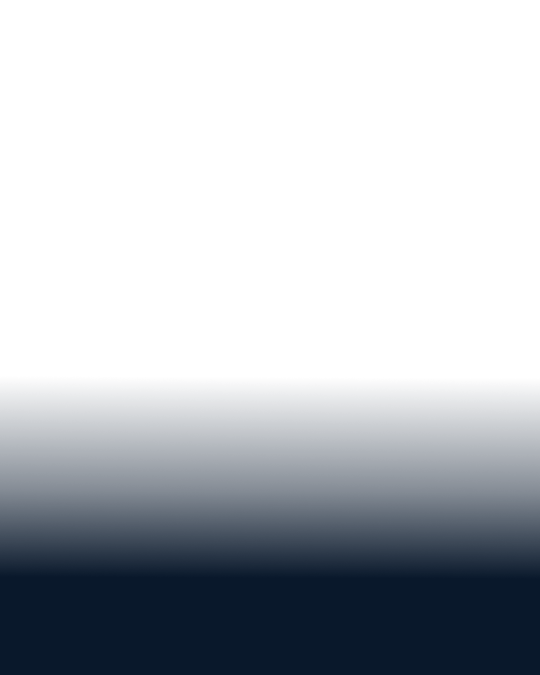
#> input picture assets/overlays/player_welcome_fade.png, 1080 x 1350 px (shown at 1/2 size); its folder holds only this picture in this run
$ python -i app.py   (imports and definitions only)
#> lines starting #> are read from the running program, lines starting #| are printed output that depends on the picture; after the words box and inside, x2 and y2 are one past the last pixel; in counts of white or black regions, pixels touching at a corner belong together
#> further down, picture is the input picture: PIL image 1080x1350 RGBA; mean R, G, B, A 4, 10.6, 19, 72
import io
import json
import os
import re
import sys
import traceback
import urllib.request
from datetime import datetime
from functools import lru_cache
import tkinter as tk
from tkinter import filedialog, messagebox, ttk
from urllib.parse import unquote, urlparse

from PIL import Image, ImageChops, ImageDraw, ImageFilter, ImageFont, ImageOps, ImageTk

from templates import (
    BEST_OF_OPTIONS,
    CANVAS_SIZE,
    GAME_TEMPLATES,
    POST_VERSIONS,
    PREVIEW_SIZE,
    get_games,
)


HOME_LOGO_FOLDER_BY_GAME = {
    "Counter Strike": "CS2",
    "Rainbow Six": "R6",
    "Rocket League": "RL",
    "Call of Duty": "COD",
}

MATCHDAY_ADDITIONAL_EXPORT_SIZE = (800, 320)
MATCHDAY_DC_PREVIEW_SIZE = (400, 160)
MAX_LINEUP_PLAYERS = 5
LINEUP_TEAM_LOGO_SCALE = 1.5
LINEUP_NAMES_TO_STANDINS_GAP = 30
LINEUP_PLAYER_BOTTOM_FADE_RATIO = 0.1
LINEUP_PLAYER_CARD_SCALE = 1.12


def resolve_asset(relative_path):
    return os.path.join(resource_base_dir(), relative_path)


# [10 lines left out: functions resource_base_dir, writable_base_dir, not called in this run]


def slugify(value):
    return value.lower().replace(" ", "_").replace("-", "_")


# [27 lines left out: functions get_font, fit_image_path, not called in this run]


def fit_image_pil(pil_image, box_size):
    return ImageOps.fit(pil_image.convert("RGBA"), box_size, method=Image.Resampling.LANCZOS)


def trim_transparent_bounds(pil_image, min_alpha=8):
#> called with min_alpha = 8
    src = pil_image.convert("RGBA")
    alpha = src.split()[3]
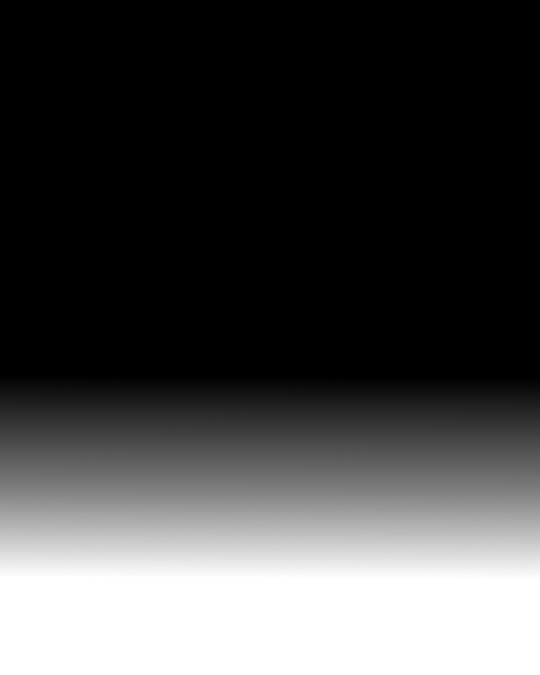
#> alpha: PIL image 1080x1350 L (shown at 1/2 size); min 0, max 255, mean 72
    alpha_mask = alpha.point(lambda a: 255 if a > min_alpha else 0)
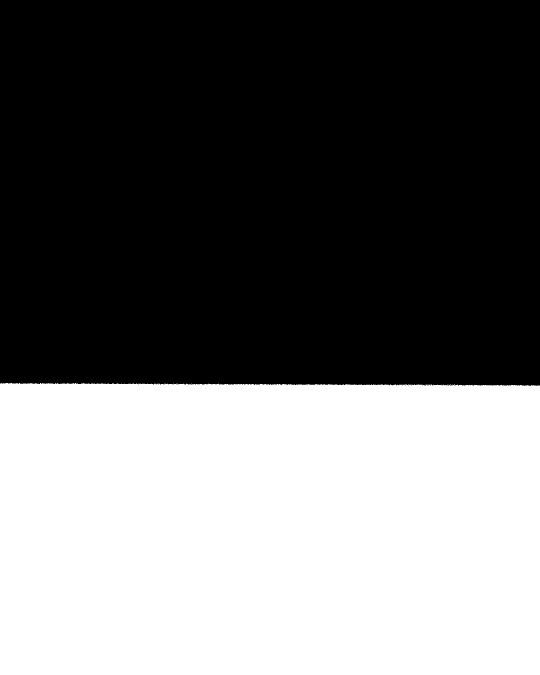
#> alpha_mask: PIL image 1080x1350 L (shown at 1/2 size); 43.1% white; 2 white regions (1 under 20 px), largest, box (x1, y1, x2, y2) and area: (0, 766, 1080, 1350) 627717
    bbox = alpha_mask.getbbox()
#> bbox = (0, 766, 1080, 1350)
    if bbox is None:
        return src
    return src.crop(bbox)
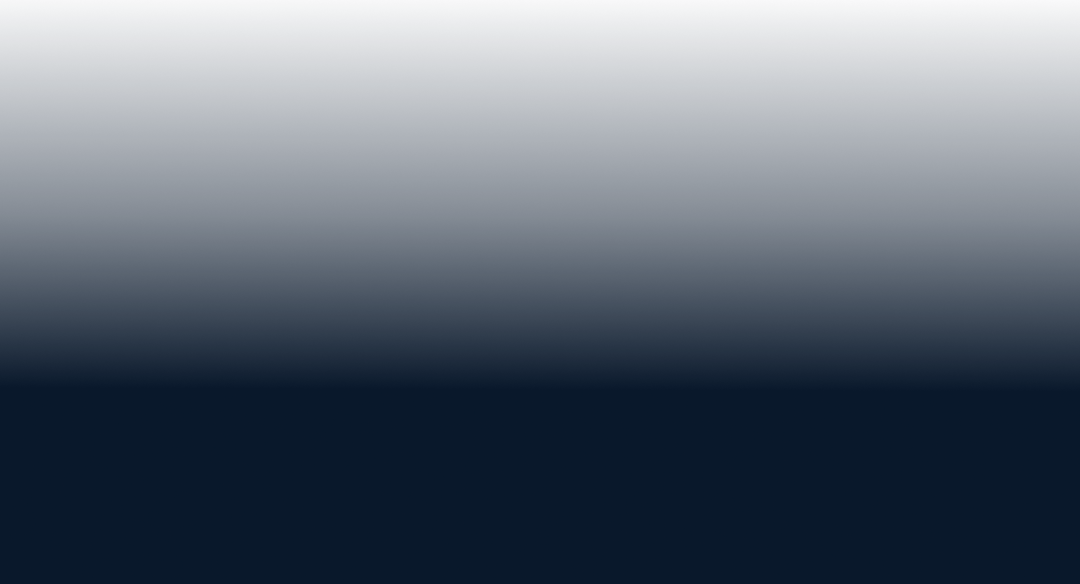
#> returned value: PIL image 1080x584 RGBA; mean R, G, B, A 9, 24, 43, 166.3; transparent parts drawn white


# [77 lines left out: functions fit_image_pil_contain, resize_max_dimension, resize_fit_box, parse_score, clean_filename_part, hex_to_rgb and 2 more, not called in this run]


def app_settings_path():
    return os.path.join(writable_base_dir(), "app_settings.json")


# [22 lines left out: functions load_app_settings, save_app_settings, not called in this run]


class PostingApp(tk.Tk):
    # [369 lines left out: functions __init__, configure_ttk_styles, default_post_state, save_current_post_state, load_post_state, _on_param_content_configure and 6 more, not called in this run]

    def selected_game_template(self):
        return GAME_TEMPLATES.get(self.game_var.get(), {})

    def home_logo_files_for_selected_game(self):
        return self.home_logo_files_by_game.get(self.game_var.get(), [])

    # [583 lines left out: functions home_logo_labels, league_logo_labels, create_panel, _build_layout, update_visible_sections, on_template_change and 9 more, not called in this run]

    def on_lineup_mode_change(self):
        self.sync_lineup_player_fields()
        self.render_preview()

    # [119 lines left out: functions sync_best_of_options, refresh_best_of_buttons_ui, visible_map_indices, sync_map_row_visibility, sync_game_fields, pick_enemy_logo and 4 more, not called in this run]

    def clear_player_image(self):
        self.player_image_path = None
        self.render_preview()

    # [815 lines left out: functions pick_lineup_player_image, clear_lineup_player_image, load_image_from_url, load_enemy_logo_from_url, load_league_image_from_url, selected_home_logo_path and 26 more, not called in this run]

    def on_preview_container_resize(self, _event):
        self.render_preview(rebuild=False)

    # [76 lines left out: functions update_preview_visibility, render_preview, export_jpg, show_startup_error, not called in this run]


# [10 lines not run here, left out]

>>> from PIL import Image
>>> picture = Image.open('assets/overlays/player_welcome_fade.png')
>>> result = trim_transparent_bounds(picture)
